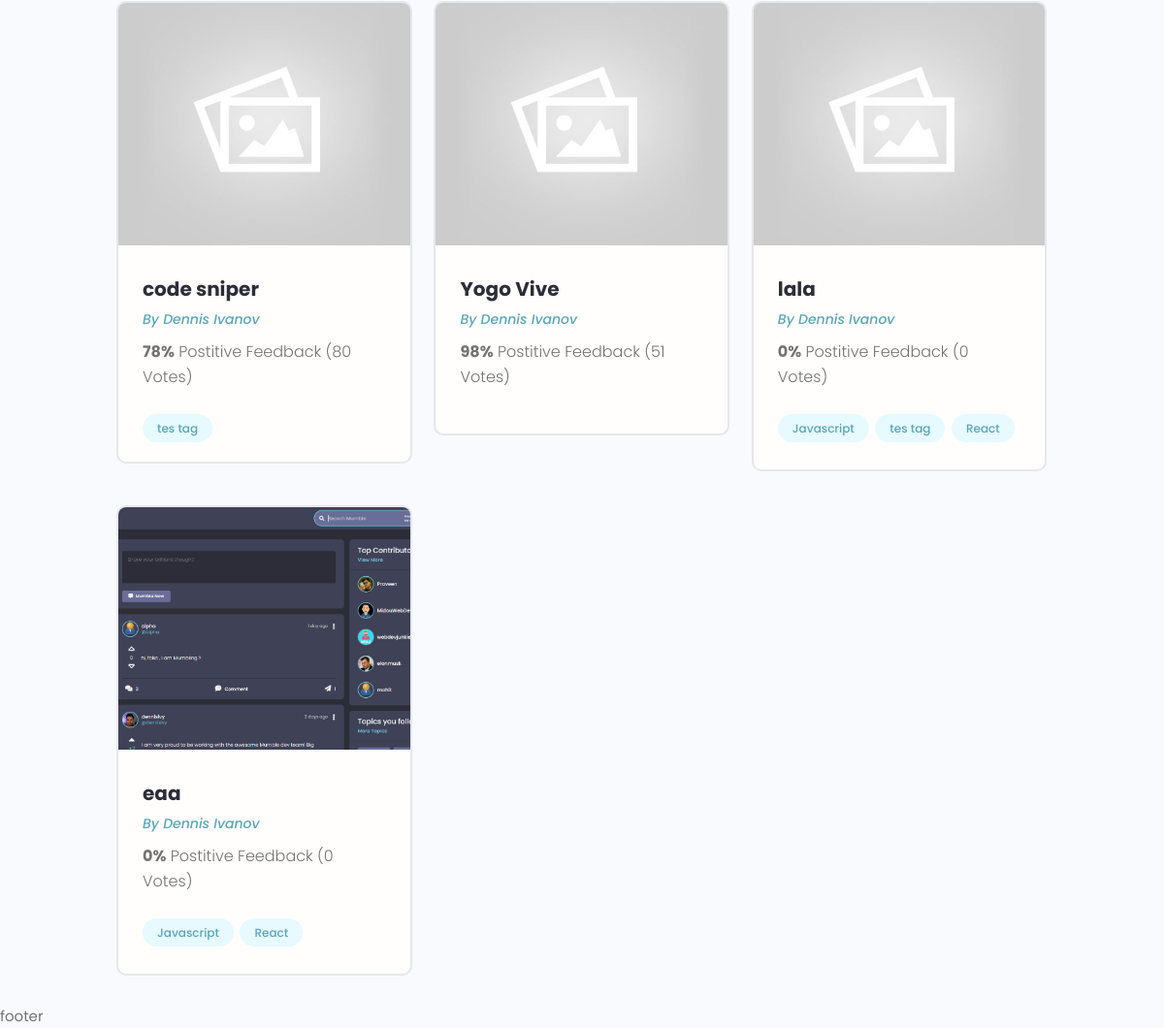
Before: / (lower part) with the older database file.
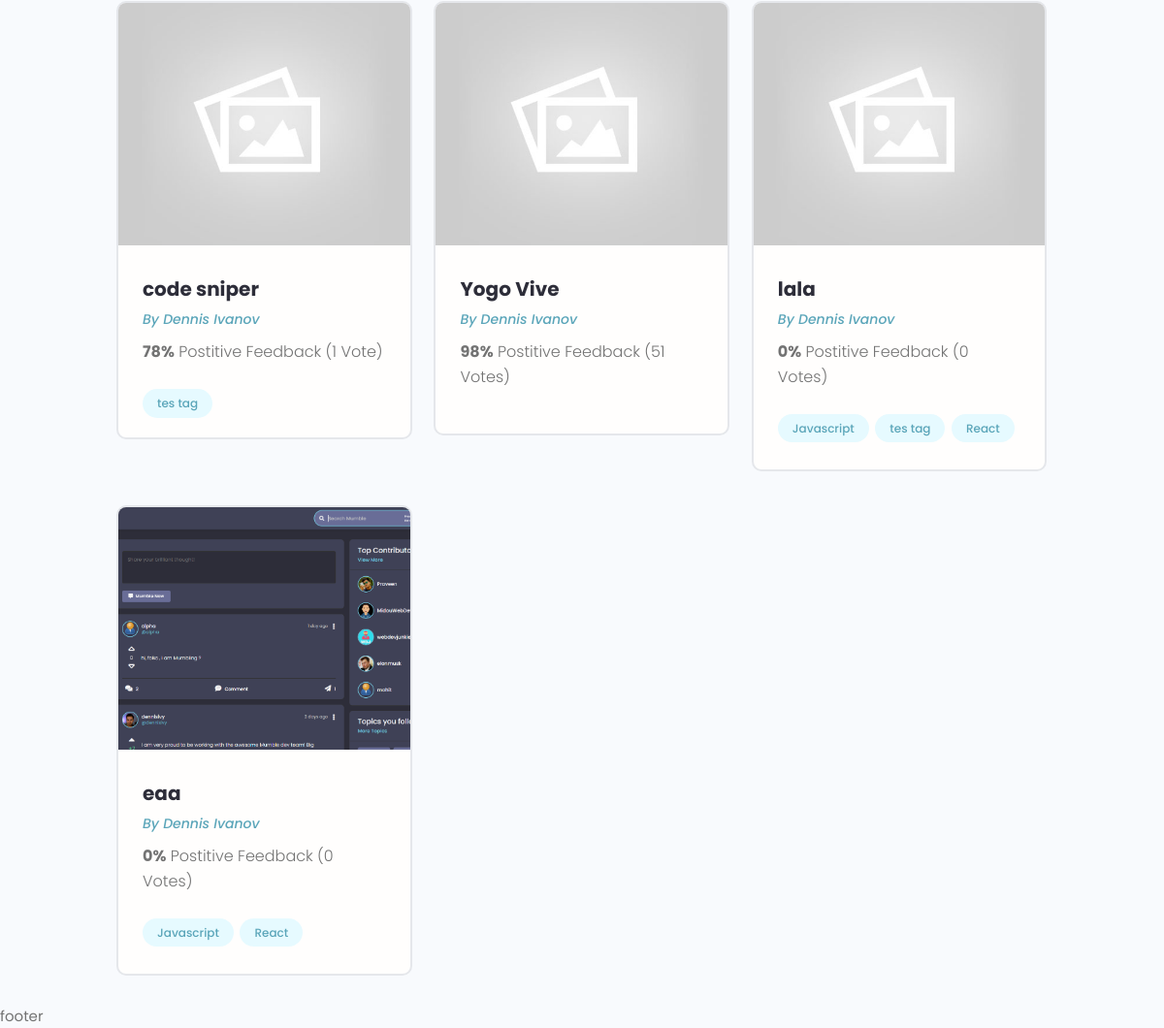
After: the same page with the newer database file.
### projects/models.py (models this page shows)
class Project(models.Model):
    title = models.CharField(max_length=200)
    description = models.TextField(null=True, blank=True)
    featured_image = models.ImageField(null=True, blank=True, default="default.jpg")
    demo_link = models.CharField(max_length=2000, null=True, blank=True)
    source_link = models.CharField(max_length=2000, null=True, blank=True)
    tags = models.ManyToManyField('Tag', blank=True)
    vote_total = models.IntegerField(default=0, null=True, blank=True)
    vote_ratio = models.IntegerField(default=0, null=True, blank=True)
    created = models.DateTimeField(auto_now_add=True)
    id= models.UUIDField(default=uuid.uuid4, unique=True, primary_key=True, editable=False)
    def __str__(self):
        return self.title

class Tag(models.Model):
    name = models.CharField(max_length=200)
    created = models.DateTimeField(auto_now_add=True)
    id = models.UUIDField(default=uuid.uuid4, unique=True, primary_key=True, editable=False)
    def __str__(self):
        return self.name

### projects/views.py (the view)
# urls.py: path('', include('projects.urls'))
def projects(request):
    projects = Project.objects.all()
    print(projects)
    context = { 'projects': projects }
    return render(request, 'projects/projects.html', context)

### projects/templates/projects/projects.html (shortened to what this page needs)
{% extends 'main.html' %}
{% block content %}
<main class="projects">
    <section class="projectsList">
        <div class="container">
            <div class="grid grid--three">
                {% for project in projects %}
                <div class="column">
                    <div class="card project">
                        <a href="{% url 'project' project.id %}" class="project">
                            <img class="project__thumbnail" src="{{ project.featured_image.url }}" alt="project thumbnail" />
                            <div class="card__body">
                                <h3 class="project__title">{{project.title}}</h3>
                                <p><a class="project__author" href="profile.html">By Dennis Ivanov</a></p>
                                <p class="project--rating">
                                    <span style="font-weight: bold;">{{project.vote_ratio}}%</span> Postitive
                                    Feedback ({{project.vote_total}} Vote{{project.vote_total|pluralize:"s"}})
                                </p>
                                <div class="project__tags">
                                    {% for tag in project.tags.all %}
                                    <span class="tag tag--pill tag--main">
                                        <small>{{tag}}</small>
                                    </span>
                                    {% endfor %}
                                </div>
                            </div>
                        </a>
                    </div>
                </div>
                {% endfor %}
            </div>
        </div>
    </section>
</main>
{% endblock content %}

### templates/main.html (shortened to what this page needs)
<!DOCTYPE html>
{% load static %}
<html lang="en">
<head>
    <link rel="stylesheet" type="text/css" href='{% static "styles/main.css" %}'>
    <link rel="stylesheet" href="{% static 'uikit/styles/uikit.css' %}">
    <link rel="stylesheet" href="{% static 'styles/app.css' %}">
</head>
<body>
    {% block content %}
    {% endblock content %}
    footer
</body>
</html>

### templates/navbar.html (shortened to what this page needs)
{% load static %}

### static/styles/app.css (style rules this page uses)
:root { --color-sub: #2d2d39; }
.card { border: 2px solid var(--color-light); }
img { width: 100%; }
.project__author { font-size: 1.4rem; font-style: italic; }
.project--rating { margin-bottom: 1.6em; margin-top: .5em; }
.projectsList { margin-top: 8rem; }
.project__thumbnail { height: 25rem; object-fit: cover; object-position: top center; }
.project__title { font-size: 2rem; font-weight: 700; color: var(--color-sub); }

### static/uikit/styles/modules/_variables.css (style rules this page uses)
:root { --color-main: #5aa5b9; --color-main-light: #e6faff; --color-sub: #3f4156; --color-sub-light: #51546e; --color-sub-lighter: #ededfd; --color-text: #737373; --color-gray: #8b8b8b; --color-light: #e5e7eb; --color-light-gray: #767676; --color-bg: #f8fafd; --color-white: #fffefd; --color-white-light: #f3f3f3; --color-success: #359e64; --color-success-bg: #def8e8; --color-error: #fc4b0b; --color-error-bg: #fff2ee; --font-base: 'Poppins', arial, helvetica, 'Segoe UI', roboto, ubuntu, sans-serif; --font-monospace: 'Fira Code', 'Courier New', courier, monospace; --font-regular: 300; --font-medium: 500; --font-bold: 700; --generic-shadow: 1px 1px 5px #00000010; --generic-transition: all 0.3s ease-in-out; }

### static/uikit/styles/modules/_base.css (style rules this page uses)
* { margin: 0; padding: 0; box-sizing: border-box; text-rendering: optimizeLegibility; color: inherit; font-size: inherit; }
html { font-size: 50%; }
@media only screen and (min-width: 480px) { html { font-size: 56.25%; } }
@media only screen and (min-width: 1200px) { html { font-size: 62.5%; } }
body { line-height: 1.6; font-weight: 400; font-size: 1.5rem; color: var(--color-text); background-color: var(--color-bg); min-height: 100vh; }

### static/uikit/styles/modules/_typography.css (style rules this page uses)
* { font-family: var(--font-base); }
h3 { font-size: 3.2rem; font-weight: var(--font-medium); }
p, span, strong { font-size: 1.6rem; color: var(--color-text); font-weight: var(--font-regular); }
a { padding-bottom: 2px; text-decoration: none; display: inline-block; color: var(--color-main); font-weight: var(--font-medium); }

### static/uikit/styles/modules/_utilities.css (style rules this page uses)
.container { width: 92%; max-width: 165rem; margin: 0 auto; box-sizing: border-box; }
@media screen and (min-width: 1000px) { .container { width: 90%; } }
@media screen and (min-width: 1200px) { .container { width: 80%; } }

### static/uikit/styles/modules/_card.css (style rules this page uses)
.card { border-radius: 1rem; background-color: var(--color-white); border: 1.5px solid var(--color-light); width: auto; height: auto; margin-top: 0.5rem; margin-bottom: 0.5rem; overflow: hidden; }
.card__body, .card__header { padding: 2rem 2.5rem; }

### static/uikit/styles/modules/_tag.css (style rules this page uses)
.tag { display: inline-flex; align-items: center; background-color: var(--color-sub); height: -webkit-fit-content; height: -moz-fit-content; height: fit-content; width: -webkit-fit-content; width: -moz-fit-content; width: fit-content; border-radius: 0.5rem; padding: 0.5rem 1.5rem; font-size: 1.2rem; cursor: pointer; }
.tag:not(:last-child) { margin-right: 0.25rem; margin-bottom: 0.75rem; }
.tag > small { color: var(--color-white); }
.tag--pill { border-radius: 5rem; }
.tag--main, .tag--main > small { background: var(--color-main-light); color: var(--color-main); font-weight: 500; }

### static/uikit/styles/modules/_grid.css (style rules this page uses)
.grid { display: flex; flex-wrap: wrap; justify-content: flex-start; align-items: stretch; }
.grid > .column { min-width: 28rem; margin-bottom: 2.5rem; }
.grid--three > .column { flex-basis: 100%; }
@media screen and (min-width: 800px) { .grid--three { margin-right: -2%; } }
@media screen and (min-width: 800px) { .grid--three > .column { margin-right: 2%; } }
@media screen and (min-width: 800px) { .grid--three > .column { flex-basis: 48%; } }
@media screen and (min-width: 1200px) { .grid--three { margin-right: -2.33%; } }
@media screen and (min-width: 1200px) { .grid--three > .column { margin-right: 2.33%; } }
@media screen and (min-width: 1200px) { .grid--three > .column { flex-basis: 31%; } }

Changed rows visible on the page:
changed Project "code sniper": vote_total "80" → "1"
